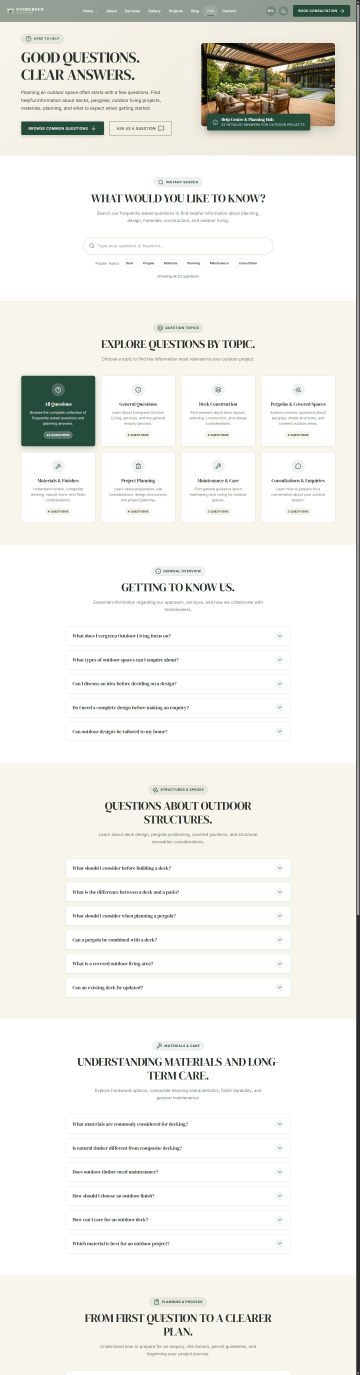
#> input picture scratch/faq_tall_light.png, 1440 x 5500 px, found by its file name (shown at 1/4 size)
$ python find_crops.py
#> lines starting #> are read from the running program, lines starting #| are printed output that depends on the picture
from PIL import Image

im_l = Image.open('scratch/faq_tall_light.png')
#> im_l is the input picture: PIL image 1440x5500 RGB; mean R, G, B 238.4, 237.9, 233.6
im_d = Image.open('scratch/faq_tall_dark.png')
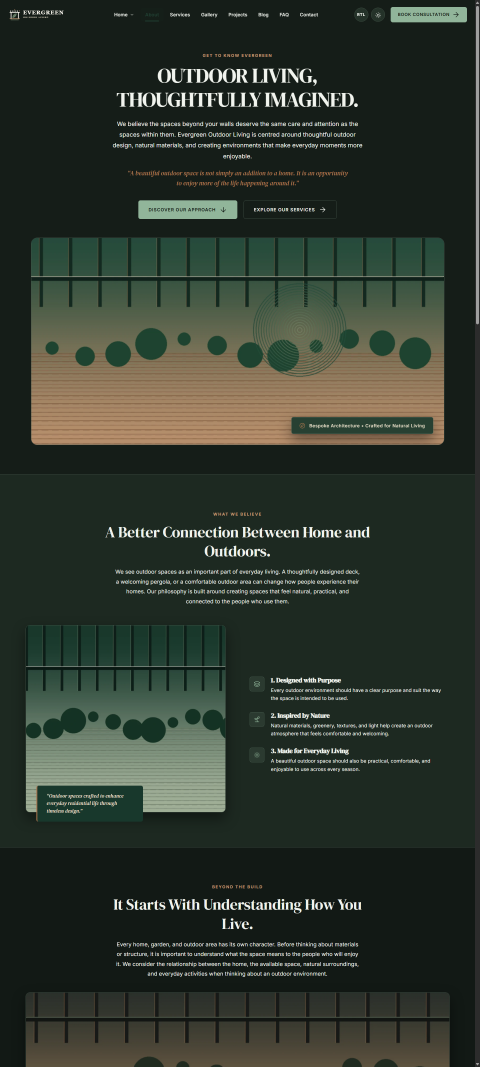
#> input picture scratch/about_footer_desktop.png, 1440 x 3200 px, given in place of faq_tall_dark.png, which was not available (shown at 1/3 size)
#> im_d is the input picture: PIL image 1440x3200 RGB; mean R, G, B 47.3, 55.7, 45.7

# Let's crop a vertical strip around 3200-5500 to find the sections
# Let's crop 500px tall slices
for y in range(3000, 5000, 400):
    im_l.crop((0, y, 1440, min(im_l.size[1], y + 600))).save(f'scratch/faq_slice_{y}.png')
    print(f"Saved slice {y}")
#> this loop made 5 passes
#> pass 1, `im_l.crop((0, y, 1440, min(im_l.size[1], y + 600))).save(f'scratch/faq..`:
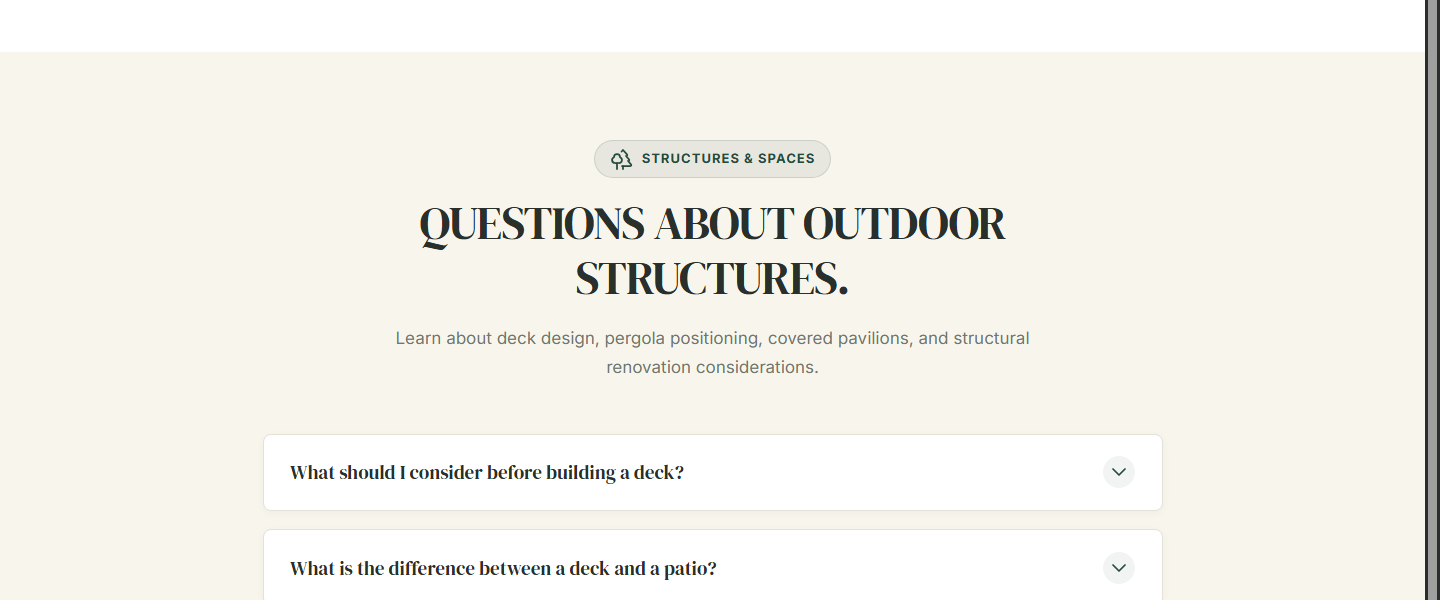
#> saved as faq_slice_3000.png: PIL image 1440x600 RGB; mean R, G, B 244, 242, 235.9
#> pass 2, `im_l.crop((0, y, 1440, min(im_l.size[1], y + 600))).save(f'scratch/faq..`:
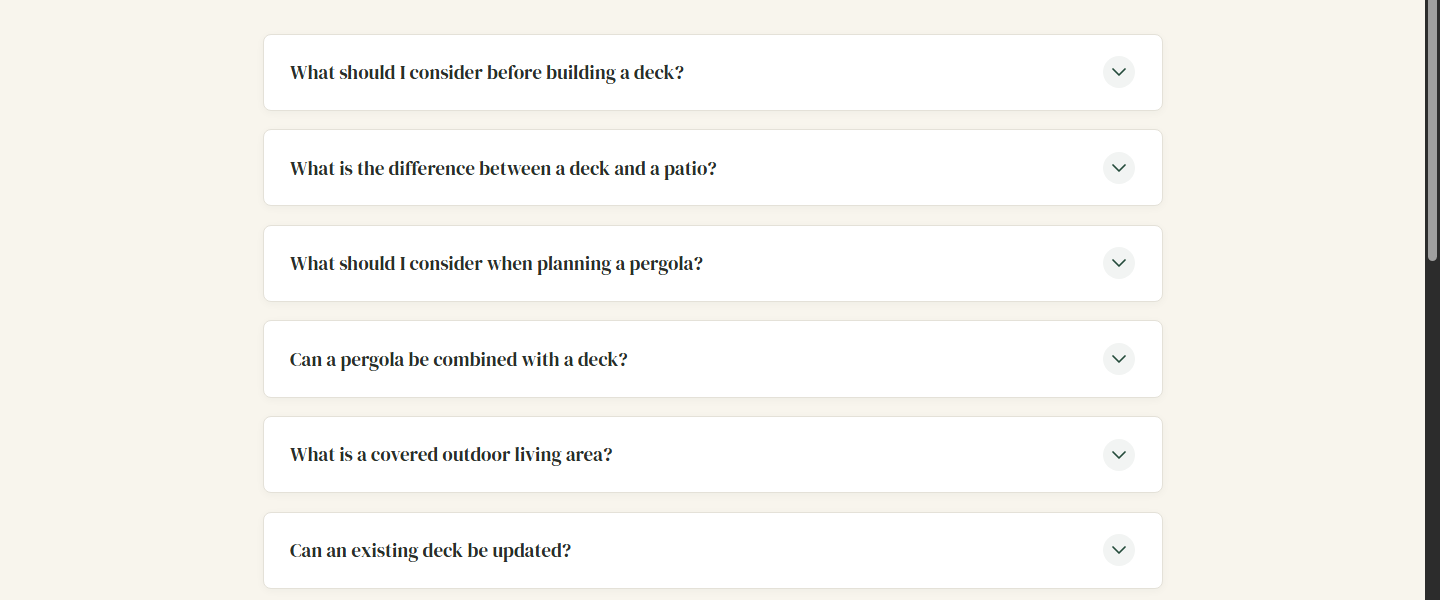
#> saved as faq_slice_3400.png: PIL image 1440x600 RGB; mean R, G, B 246.4, 245, 240.7
